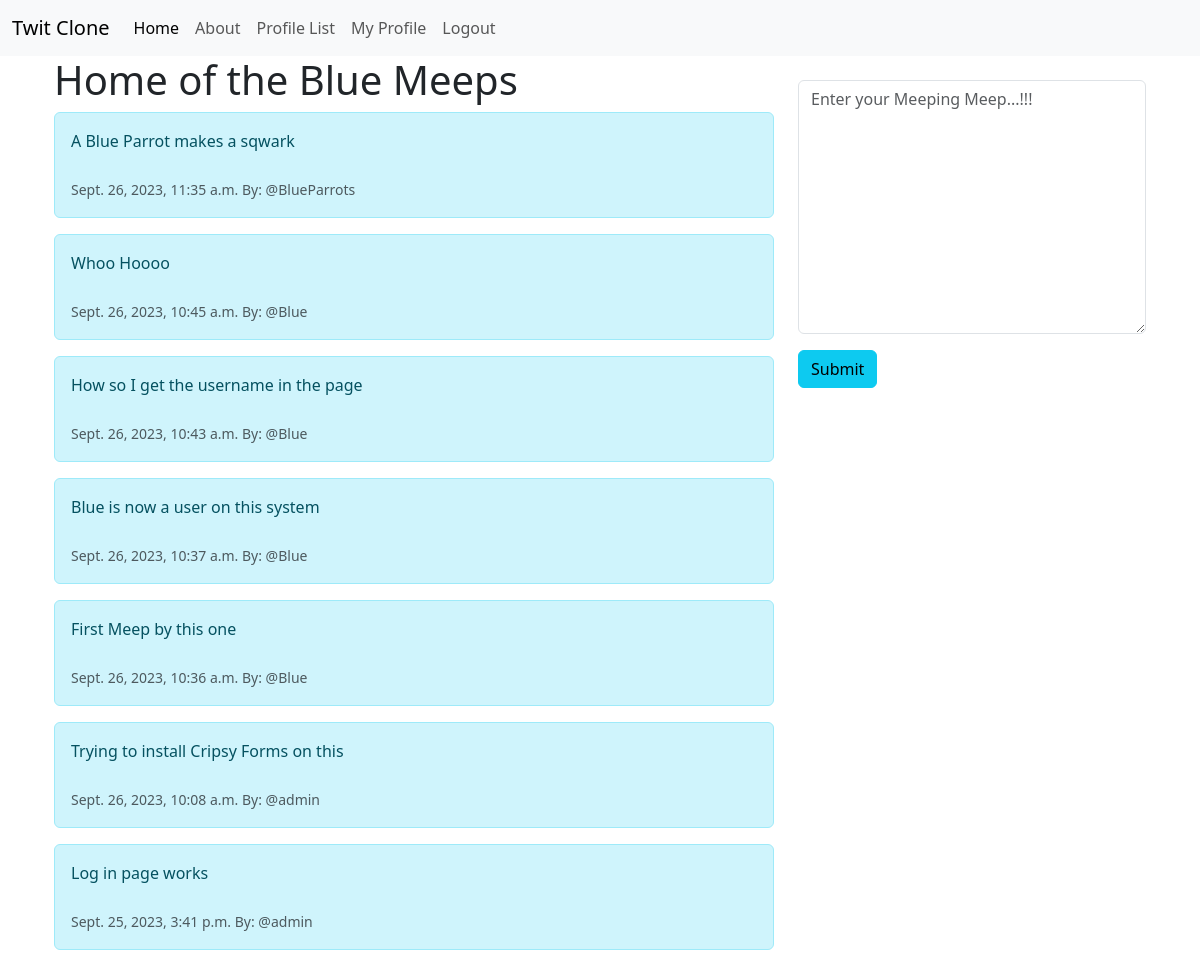
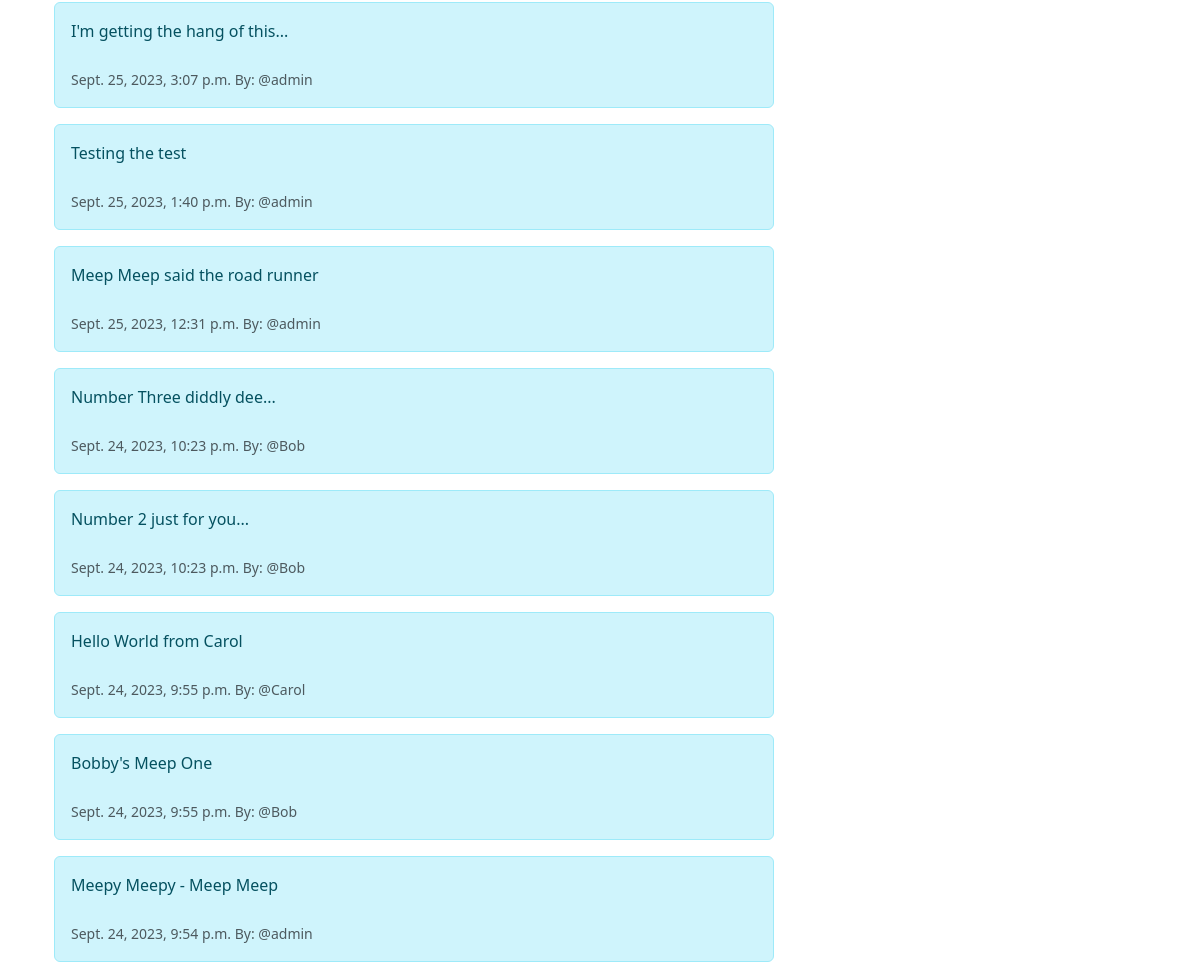
Page / (signed in) on the committed database (2 pictures, top to bottom).
### muskovite/models.py (models this page shows, shortened)
class Meep(models.Model):
    user = models.ForeignKey(
        User, related_name = "meeps",
        on_delete=models.DO_NOTHING
    )
    body = models.CharField(max_length=250)
    created_at = models.DateTimeField(auto_now_add=True)

### muskovite/views.py (the view, shortened to what this page needs)
# urls.py: path('', views.home, name="home"),
def home(request):
    if request.user.is_authenticated:
        form = MeepForm(request.POST or None)
        meeps = Meep.objects.all().order_by("-created_at")
        context = {"meeps":meeps, "form":form}
        return render(request, 'muscovite/home.html', context)
    else:
        meeps = Meep.objects.all().order_by("-created_at")
        context = {"meeps":meeps}
        return render(request, 'muscovite/home.html', context)

### muskovite/forms.py
class MeepForm(forms.ModelForm):
    body = forms.CharField(required=True,
        widget=forms.widgets.Textarea(
            attrs={
           "placeholder": "Enter your Meeping Meep...!!!",
           "class":"form-control",
           }
            ),
           label="",
        )
    class Meta:
        model = Meep
        exclude = ("user",)

### muskovite/templates/muscovite/home.html (shortened to what this page needs)
{% extends 'muscovite/base.html' %}
{% block content%}
<div class="container text center">
  <div class="row">
    <div class="col-8">
  <h1>Home of the {{ user.username }} Meeps</h1>
    {% for meep in meeps %}
      <div class="alert alert-info" role="alert">
        {{ meep.body }}<br/><br/>
        <small class="text-muted">
        {{ meep.created_at }} By: @{{ meep.user.username }}
        </small>
      </div>
    {% endfor %}
    </div>
<div class="col-4">
  <br/>
{% if form %}
  <form method=POST>
    {{ form.as_p }}
    <button type="submit" class="btn btn-info">
      Submit
      </button>
    </form>
{% endif %}
</div>
{% endblock %}

### rows in the picture
Meep: body "A Blue Parrot makes a sqwark", created_at "Sept. 26, 2023, 11:35 a.m.", user.username "BlueParrots"
Meep: body "Whoo Hoooo", created_at "Sept. 26, 2023, 10:45 a.m.", user.username "Blue"
Meep: body "How so I get the username in the page", created_at "Sept. 26, 2023, 10:43 a.m.", user.username "Blue"
Meep: body "Blue is now a user on this system", created_at "Sept. 26, 2023, 10:37 a.m.", user.username "Blue"
Meep: body "First Meep by this one", created_at "Sept. 26, 2023, 10:36 a.m.", user.username "Blue"
Meep: body "Trying to install Cripsy Forms on this", created_at "Sept. 26, 2023, 10:08 a.m.", user.username "admin"
Meep: body "Log in page works", created_at "Sept. 25, 2023, 3:41 p.m.", user.username "admin"
Meep: body "I'm getting the hang of this...", created_at "Sept. 25, 2023, 3:07 p.m.", user.username "admin"
Meep: body "Testing the test", created_at "Sept. 25, 2023, 1:40 p.m.", user.username "admin"
Meep: body "Meep Meep said the road runner", created_at "Sept. 25, 2023, 12:31 p.m.", user.username "admin"
Meep: body "Number Three diddly dee...", created_at "Sept. 24, 2023, 10:23 p.m.", user.username "Bob"
Meep: body "Number 2 just for you...", created_at "Sept. 24, 2023, 10:23 p.m.", user.username "Bob"
Meep: body "Hello World from Carol", created_at "Sept. 24, 2023, 9:55 p.m.", user.username "Carol"
Meep: body "Bobby's Meep One", created_at "Sept. 24, 2023, 9:55 p.m.", user.username "Bob"
Meep: body "Meepy Meepy - Meep Meep", created_at "Sept. 24, 2023, 9:54 p.m.", user.username "admin"

### other values in the picture
{{ user.username }} "Blue"
